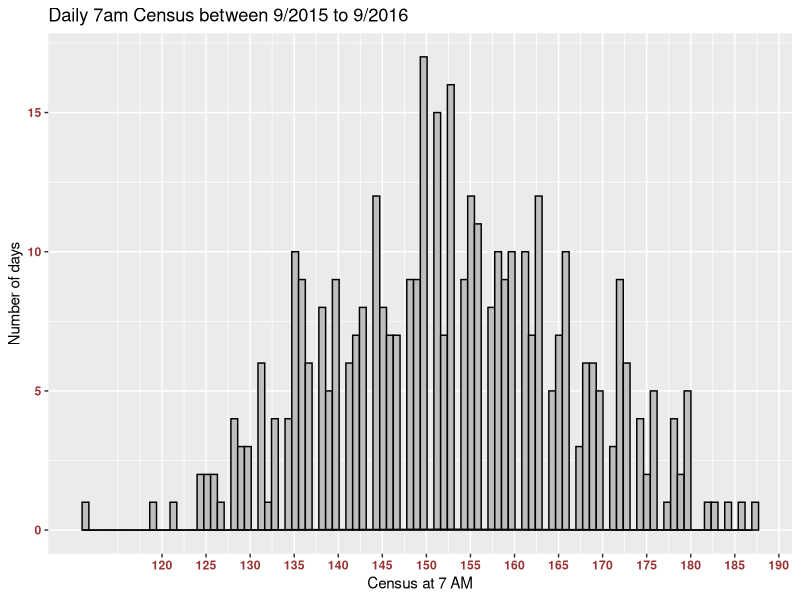
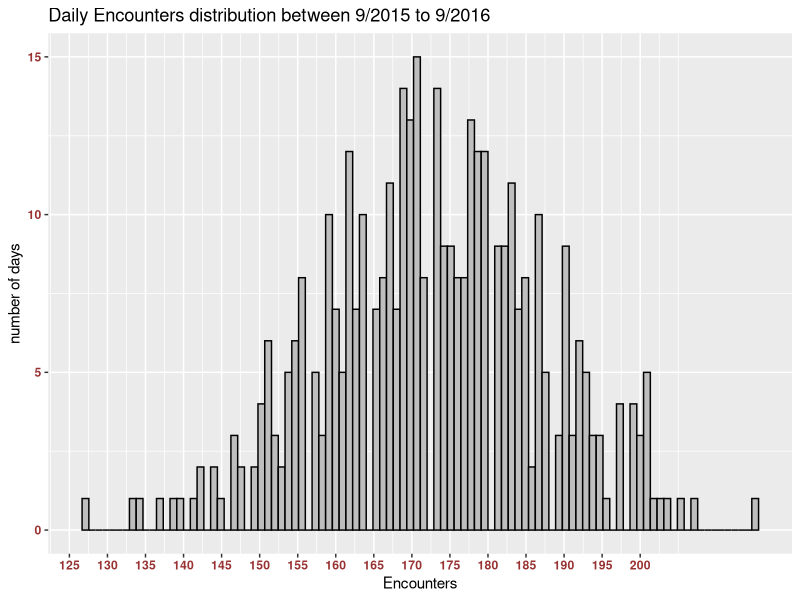
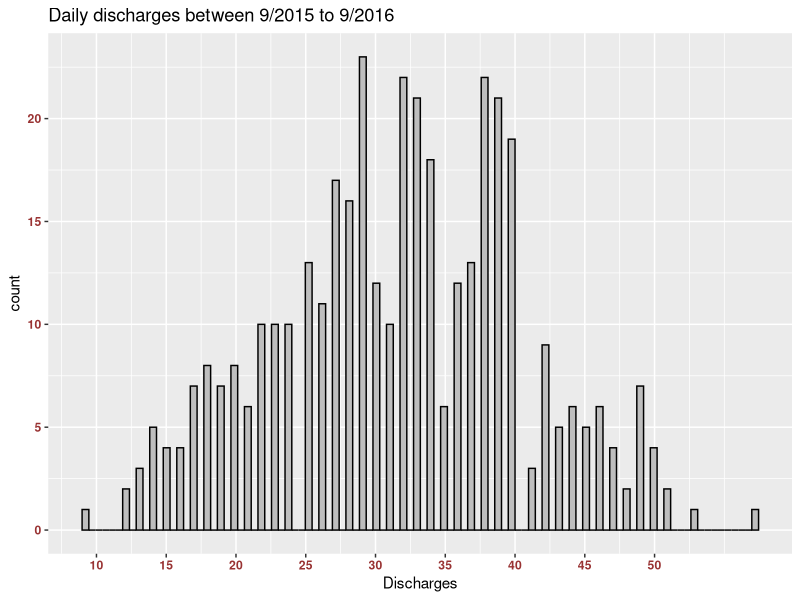
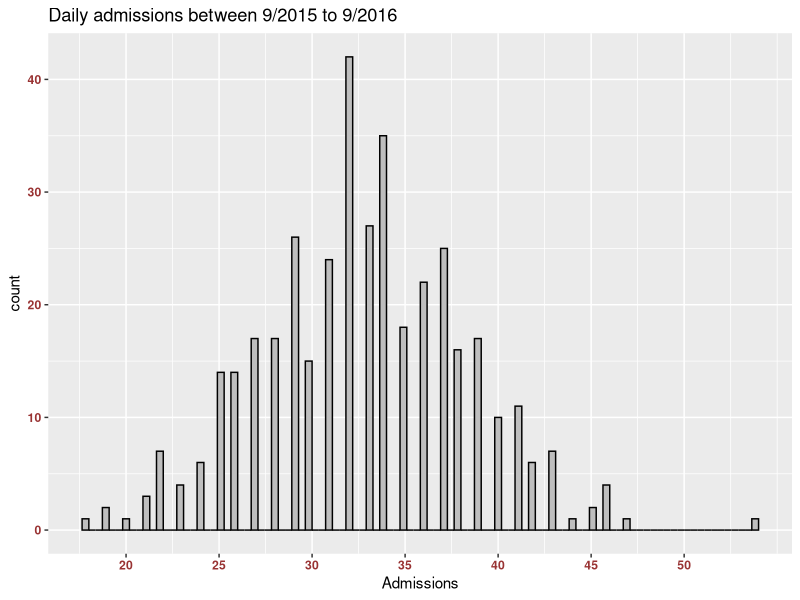
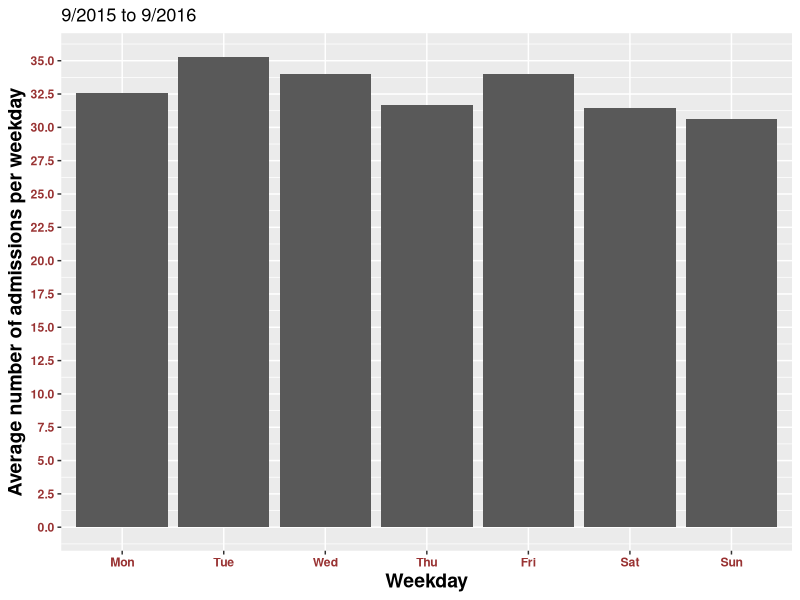
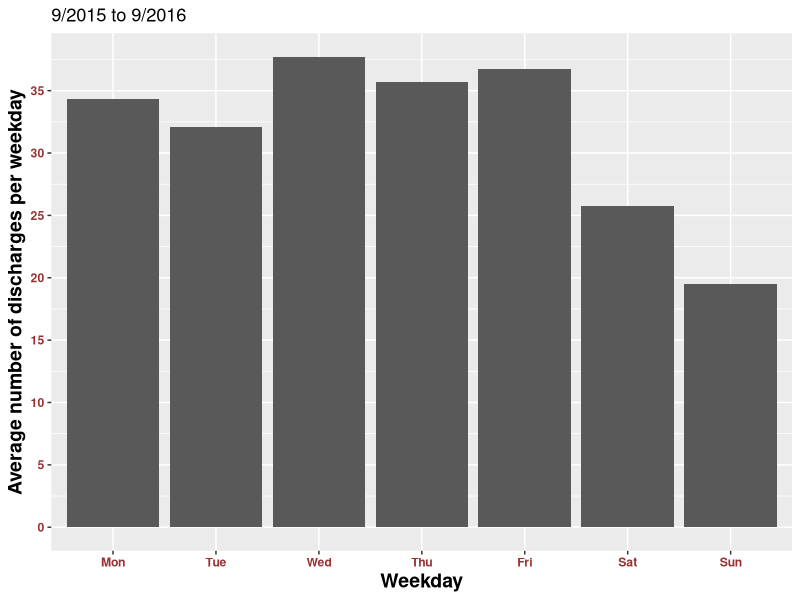
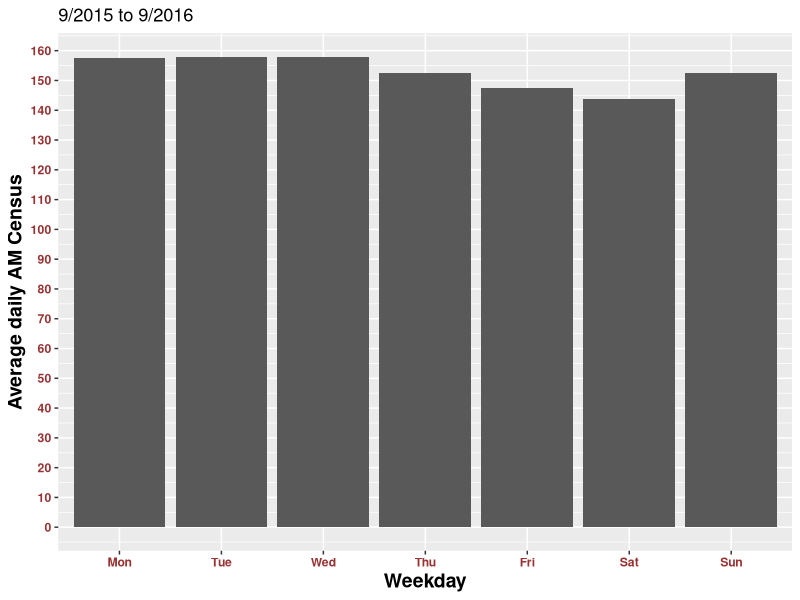
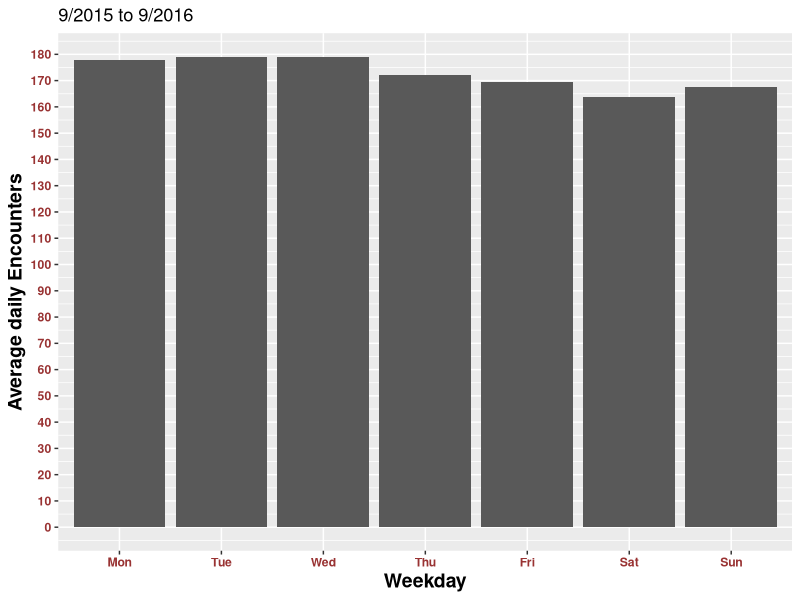

Recreate these plots in R, in order.
## ---- chunk 1
knitr::opts_chunk$set(echo = FALSE)
library(ggplot2)
library(dplyr)
## ---- chunk 2
setwd("/Users/rab/Documents/CensusPrediction/Census_csv")
cc <- read.csv("total.csv")
names(cc)[names(cc)=="X7AM.Census"] <- "AM.Census"
ggplot(cc,aes(AM.Census)) + geom_histogram(bins=100,color="black",fill="grey") +
  geom_density()+ scale_x_continuous(breaks=seq(120,200,5)) + ylab("Number of days") +
  xlab("Census at 7 AM") +
  ggtitle("Daily 7am Census between 9/2015 to 9/2016") +
  theme(axis.text.x = element_text(color="#993333",face="bold"),
       axis.text.y = element_text(color="#993333",face="bold"))

Mean.Census <- mean(cc$AM.Census)
#Mean.Census
stdev <- sd(cc$AM.Census)
se <- stdev/sqrt(396)
upper.bound = Mean.Census + 2.32*se
lower.bound = Mean.Census - 2.32*se
#upper.bound
#lower.bound
shapiro.test(cc$AM.Census)

## ---- chunk 3
ggplot(cc,aes(Encounters)) + geom_histogram(bins=100,color="black",fill="grey") +
  scale_x_continuous(breaks=seq(120,200,5)) + ylab("number of days") +
  ggtitle("Daily Encounters distribution between 9/2015 to 9/2016") +
  theme(axis.text.x = element_text(color="#993333",face="bold"),
       axis.text.y = element_text(color="#993333",face="bold"))

Mean.Encounters <- mean(cc$Encounters)
#Mean.Encounters
stdev <- sd(cc$Encounters)
se <- stdev/sqrt(396)
upper.bound = Mean.Encounters + 2.32*se
lower.bound = Mean.Encounters - 2.32*se
#upper.bound
#lower.bound
#shapiro.test(cc$Encounters)

## ---- chunk 4
ggplot(cc,aes(Discharges)) + geom_histogram(bins=100,color="black",fill="grey") +
  scale_x_continuous(breaks=seq(10,50,5)) + ggtitle("Daily discharges between 9/2015 to 9/2016") +
  theme(axis.text.x = element_text(color="#993333",face="bold"),
       axis.text.y = element_text(color="#993333",face="bold"))

Mean.Discharges <- mean(cc$Discharges)
#Mean.Discharges
stdev <- sd(cc$Discharges)
se <- stdev/sqrt(396)
upper.bound = Mean.Discharges + 2.32*se
lower.bound = Mean.Discharges - 2.32*se
#upper.bound
#lower.bound
#shapiro.test(cc$Discharges)

## ---- chunk 5
ggplot(data=cc,aes(Admissions)) + geom_histogram(bins=100,color="black",fill="grey") +
  scale_x_continuous(breaks=seq(10,50,5)) + ggtitle("Daily admissions between 9/2015 to 9/2016") +
  theme(axis.text.x = element_text(color="#993333",face="bold"),
       axis.text.y = element_text(color="#993333",face="bold"))

Mean.Admissions <- mean(cc$Admissions)
#Mean.Admissions
stdev <- sd(cc$Admissions)
se <- stdev/sqrt(396)
upper.bound = Mean.Admissions + 2.32*se
lower.bound = Mean.Admissions - 2.32*se
#upper.bound
#lower.bound
#shapiro.test(cc$Discharges)

## ---- chunk 6
## mean admissions per day
cc.day <- group_by(cc,Weekday)
cc.day.data <- summarise(cc.day,
                         day.admit = mean(Admissions),
                         n=n())
cc.day.data$Weekday <- factor(cc.day.data$Weekday,levels=c("Mon","Tue","Wed","Thu","Fri","Sat","Sun"))
ggplot(cc.day.data,aes(Weekday,day.admit)) + geom_bar(stat="identity") +
  scale_y_continuous(breaks=seq(0,50,2.5)) + ylab("Average number of admissions per weekday") +
  ggtitle("9/2015 to 9/2016") +
  theme(axis.text.x = element_text(color="#993333",face="bold"),
       axis.text.y = element_text(color="#993333",face="bold"),
       axis.title.x=element_text(size=14,face="bold"),
        axis.title.y=element_text(size=14,face="bold"))
  
## ---- chunk 7
## mean discharges per day
cc.dis <- group_by(cc,Weekday)
cc.dis.data <- summarise(cc.dis,
                         day.dis = mean(Discharges),
                         n=n())

cc.dis.data$Weekday <- factor(cc.dis.data$Weekday,levels=c("Mon","Tue","Wed","Thu","Fri","Sat","Sun"))
ggplot(cc.dis.data,aes(Weekday,day.dis))+geom_bar(stat="identity") +
  scale_y_continuous(breaks=seq(0,50,5)) + 
   ylab("Average number of discharges per weekday") +
  ggtitle("9/2015 to 9/2016") +
  theme(axis.text.x = element_text(color="#993333",face="bold"),
       axis.text.y = element_text(color="#993333",face="bold"),
       axis.title.x=element_text(size=14,face="bold"),
        axis.title.y=element_text(size=14,face="bold"))
  
#head(cc,10)
## ---- chunk 8
cc.cens <- group_by(cc,Weekday)
cc.cens.data <- summarise(cc.cens,
                         day.cens = mean(AM.Census),
                         n=n())

cc.cens.data$Weekday <- factor(cc.cens.data$Weekday,levels=c("Mon","Tue","Wed","Thu","Fri","Sat","Sun"))
ggplot(cc.cens.data,aes(Weekday,day.cens))+geom_bar(stat="identity") +
  scale_y_continuous(breaks=seq(0,170,10)) + ylab("Average daily AM Census") +
  ggtitle("9/2015 to 9/2016") +
  theme(axis.text.x = element_text(color="#993333",face="bold"),
       axis.text.y = element_text(color="#993333",face="bold"),
       axis.title.x=element_text(size=14,face="bold"),
        axis.title.y=element_text(size=14,face="bold"))

## ---- chunk 9
cc.enc <- group_by(cc,Weekday)
cc.enc.data <- summarise(cc.enc,
                         day.enc = mean(Encounters),
                         n=n())

cc.enc.data$Weekday <- factor(cc.enc.data$Weekday,levels=c("Mon","Tue","Wed","Thu","Fri","Sat","Sun"))
ggplot(cc.enc.data,aes(Weekday,day.enc))+geom_bar(stat="identity") +
  scale_y_continuous(breaks=seq(0,190,10)) + ylab("Average daily Encounters") +
  ggtitle("9/2015 to 9/2016") +
  theme(axis.text.x = element_text(color="#993333",face="bold"),
       axis.text.y = element_text(color="#993333",face="bold"),
       axis.title.x=element_text(size=14,face="bold"),
        axis.title.y=element_text(size=14,face="bold"))
## ---- chunk 10
cc$Date <- as.character(cc$Date)
date <- as.Date(cc$Date,format="%m/%d/%y")
cc$date <- date
ggplot(aes(date,AM.Census),data=cc)+geom_line()+ylab("7AM Census") +
  scale_y_continuous(breaks=seq(0,190,10)) +
  ggtitle("Daily AM census between 9/2015 to 9/2016") +
  theme(axis.text.x = element_text(color="#993333",face="bold"),
       axis.text.y = element_text(color="#993333",face="bold"),
       axis.title.x=element_text(size=14,face="bold"),
        axis.title.y=element_text(size=14,face="bold"))

ggplot(aes(date,Encounters),data=cc)+geom_line()+ylab("Daily Encounters") +
  scale_y_continuous(breaks=seq(0,200,10)) +
  ggtitle("Daily Encounters between 9/2015 to 9/2016") +
  theme(axis.text.x = element_text(color="#993333",face="bold"),
       axis.text.y = element_text(color="#993333",face="bold"),
       axis.title.x=element_text(size=14,face="bold"),
        axis.title.y=element_text(size=14,face="bold"))

ggplot(aes(date,Discharges),data=cc)+geom_line()+ylab("Daily Discharges") +
  scale_y_continuous(breaks=seq(0,60,5)) + theme(axis.text.x = element_text(color="#993333",face="bold"),
                                                 axis.text.y = element_text(color="#993333",face="bold"),
                                                 axis.title.x=element_text(size=14,face="bold"),
        axis.title.y=element_text(size=14,face="bold")) +
  ggtitle("Daily Discharges between 9/2015 to 9/2016")
## ---- chunk 11
# AM census based on prior day's admissions

cc1 <- cc
cc1 <- na.omit(transform(cc1, Admissions = lag(Admissions)))
#head(cc1,10)
ggplot(cc1,aes(Admissions,AM.Census))+geom_point(shape=1)+geom_smooth(method=lm) + 
  xlab("Admissions on Day.0") + ylab("Census on Day.1") + 
  theme(axis.text.x = element_text(color="#993333",face="bold"),
        axis.text.y = element_text(color="#993333",face="bold"),
        axis.title.x=element_text(size=14,face="bold"),
        axis.title.y=element_text(size=14,face="bold")) +
  ggtitle("How AM Census varies with Admissions on the prior day")

cor(cc1$AM.Census,cc1$Admissions)
#cor(cc1$Encounters,cc1$Admissions)
## ---- chunk 12
ggplot(cc1,aes(Admissions,Encounters))+geom_point(shape=1)+geom_smooth(method=lm) +
  xlab("Admissions on Day.0") + ylab("Encounters on Day.1") +
  theme(axis.text.x = element_text(color="#993333",face="bold"),
        axis.text.y = element_text(color="#993333",face="bold"),
        axis.title.x=element_text(size=14,face="bold"),
        axis.title.y=element_text(size=14,face="bold")) +
  ggtitle("How Total Encounters on Day.1 vary with Admissions on the prior Day")
cor(cc1$Admissions,cc1$Encounters)
## ---- chunk 13
ggplot(cc1,aes(Admissions,Discharges))+geom_point(shape=1)+geom_smooth(method=lm) +
  xlab("Admissions on Day.0") + ylab("Discharges on Day.1") +
  theme(axis.text.x = element_text(color="#993333",face="bold"),
        axis.text.y = element_text(color="#993333",face="bold"),
        axis.title.x=element_text(size=14,face="bold"),
        axis.title.y=element_text(size=14,face="bold")) +
  ggtitle("How discharges on Day.1 vary with admissions on Day.0")

#typeof(cc1$Admissions)
cor(cc1$Admissions,cc1$Discharges)
## ---- chunk 14
cc2 <- cc
tod.Cens <- lag(cc2$AM.Census)
tod.Cens <- tod.Cens[2:396]

PriorDis <- lag(cc2$Dis,n=1L)
PriorDis <- PriorDis[2:396]

pcc <- data.frame("Tomorrow"<-na.omit(lead(cc2$AM.Census)),"Today"<-tod.Cens,"PriorDis"<-PriorDis)


ggplot(pcc,aes(PriorDis,Tomorrow))+geom_point()+geom_smooth(method=lm) +
   xlab("Discharges on Day.0") + ylab("Census on Day.1") +
  theme(axis.text.x = element_text(color="#993333",face="bold"),
        axis.text.y = element_text(color="#993333",face="bold"),
        axis.title.x=element_text(size=14,face="bold"),
        axis.title.y=element_text(size=14,face="bold")) +
  theme(plot.title = element_text(family = "Trebuchet MS", color="#666666", face="bold", size=16, hjust=0))+ ggtitle("How AM Census of Tomorrow varies with Discharges of Today")

ggplot(pcc,aes(Today,Tomorrow))+geom_point()+geom_smooth(method=lm) +
   xlab("Census on Day.0") + ylab("Census on Day.1") +
  theme(axis.text.x = element_text(color="#993333",face="bold"),
        axis.text.y = element_text(color="#993333",face="bold"),
        axis.title.x=element_text(size=14,face="bold"),
        axis.title.y=element_text(size=14,face="bold")) +
  theme(plot.title = element_text(family = "Trebuchet MS", color="#666666", face="bold", size=16, hjust=0))+ ggtitle("How AM Census of tomorrow varies with AM Census of Today")

## ---- chunk 15
# correlation between Encounters and the average daily admisisons over the previous 2 days.
#colAdm <- cc$Admissions
#avg <- numeric(396)
#for (e in c(3:length(colAdm)))
#{avg[e]= ((colAdm[e-2] + colAdm[e-1])/2) }
#new.cc <- cc
#new.cc$avg <- avg
#new.cc <- new.cc[3:396,]

#ggplot(new.cc,aes(avg,Encounters))+geom_point(shape=1)+
#  geom_smooth(method=lm)

#head(new.cc,10)
#cor(new.cc$AM.Census,new.cc$avg)
#cor(new.cc$Encounters,new.cc$avg)

## ---- chunk 16
# discharges side by side with encounters
names(cc.enc.data)[names(cc.enc.data)=="day.enc"]<-"daypatients"
names(cc.dis.data)[names(cc.dis.data)=="day.dis"]<-"daypatients"

Enc.Dis <- c("Encounters","Encounters","Encounters","Encounters","Encounters","Encounters","Encounters","Discharges","Discharges","Discharges","Discharges","Discharges","Discharges","Discharges")
enc_dis <- rbind(cc.enc.data,cc.dis.data)
all <- cbind(enc_dis,Enc.Dis)
ggplot(all,aes(Weekday,daypatients,fill=Enc.Dis))+geom_bar(stat="identity",position="dodge")+
  scale_y_continuous(breaks=seq(0,190,10)) + ylab("Total Encounters")


## ---- chunk 17

#cc.weekend <- subset(cc,Weekday=="Sat" | Weekday=="Sun")
split.cc <- cc
#headcc <- head(split.cc,n=10)
split.cc$Weekday <- as.character(split.cc$Weekday)
split.cc$Weekday[which(split.cc$Weekday=="Sat"|split.cc$Weekday=="Sun")]<- "weekend"
split.cc$Weekday[which(split.cc$Weekday=="Mon"|split.cc$Weekday=="Tue"|split.cc$Weekday=="Wed"|split.cc$Weekday=="Thu"|split.cc$Weekday=="Fri")]<- "weekday"
#head(split.cc,n=80)

#ggplot(split.cc,aes(date,AM.Census,fill=Weekday)) + geom_bar(stat="identity")
ggplot(split.cc,aes(date,Discharges,color=Weekday)) + geom_line()
ggplot(split.cc,aes(date,AM.Census,color=Weekday)) + geom_line()
ggplot(split.cc,aes(date,Encounters,color=Weekday)) + geom_line()
#summary(split.cc$Weekday)
## ---- chunk 18
#test <- c("rabih","rania","joelle")
#test[which(test=="rania"|test=="joelle"|test=="rabih")] <- "joyce"
#test
## ---- chunk 19
length(which(cc$Backup==1))
cc$Backup[which(cc$Backup==1)] <- "yes"
cc$Backup[which(cc$Backup==0)] <- "no"
cc$Day.8[which(cc$Day.8==1)] <- "yes"
cc$Day.8[which(cc$Day.8 ==0)]<- "no"
Dis.Perc <- (cc$Discharges)/(cc$AM.Census)

bb <- data.frame(Dis.Perc, cc$Backup)

avg.bb <- group_by(bb,cc.Backup)
avg.bb.mean <- summarise(avg.bb,
                        pdis = mean(Dis.Perc),
                        n=n())
ggplot(data=avg.bb.mean,aes(cc.Backup,pdis*100))+geom_bar(stat="identity",width=0.3) + 
  ylab("Discharge percentage of AM Census") + xlab("Backup present or not") +
  scale_y_continuous(breaks=seq(1,22,2)) +
  ggtitle("Percentage of discharged 7AM Census when backup present or not")
  
## ---- chunk 20
#head(cc,10)
#length(cc$Backup[which(cc$Backup=="no")])
#length(cc$Day.8[which(cc$Day.8=="no")])
#cc$dt <-as.Date(cc$Date,format="%m/%d/%y")
#ggplot(cc,aes(dt,Encounters,color=Backup))+geom_line()
#ggplot(cc,aes(dt,Discharges,color=Backup))+geom_line()
## ---- chunk 21

#day2Enc <- c()
#for(e in c(4:length(cc2$Encounters))){
#  day2Enc[e]=(cc2$Encounters[e-3]+cc2$Encounters[e-2])/2
#}

#day2Enc <- na.omit(day2Enc)

#day2Adm <- c()
#for(e in c(4:length(cc2$Admissions))){
#  day2Adm[e]=(cc2$Admissions[e-3]+cc2$Admissions[e-2])/2
#}

#day2Adm <- na.omit(day2Adm)

#day2Dis <- c()
#for(e in c(4:length(cc2$Discharges))){
#  day2Dis[e]=(cc2$Discharges[e-3]+cc2$Discharges[e-2])/2
#}

#day2Dis <- na.omit(day2Dis)
#length(day2Dis)

################################################################



#ncc <- data.frame("DT" = cc2$dt[4:396], "Census"= cc$AM.Census[4:396], "PriorDay"= tod.Cens,"Prior2Dis" = day2Dis,"Prior2Adm" = day2Adm,"Prior2Enc" = day2Enc)

#ggplot(ncc,aes(Prior2Enc,Census))+geom_point()+geom_smooth(method=lm)
#ggplot(ncc,aes(Prior2Adm,Census))+geom_point()+geom_smooth(method=lm)
#ggplot(ncc,aes(Prior2Dis,Census))+geom_point()+geom_smooth(method=lm)
#ggplot(ncc,aes(PriorDay,Census))+geom_point()+geom_smooth(method=lm)
## ---- chunk 22
#pcc1 <- subset(pcc,pcc$Tomorrow > 130)
#rg.tom <- cut(pcc1$Tomorrow, breaks = seq(130,190,10))
#pcc1$Tomorrow <- rg.tom
#typeof(pcc1$Tomorrow)
#length(pcc1$Tomorrow[which(pcc1$Tomorrow<150)])
## ---- chunk 23
#write.csv(pcc1,"/Users/rab/Documents/newcc.csv")
#write.csv(pcc,"/Users/rab/Documents/ccols.csv")
